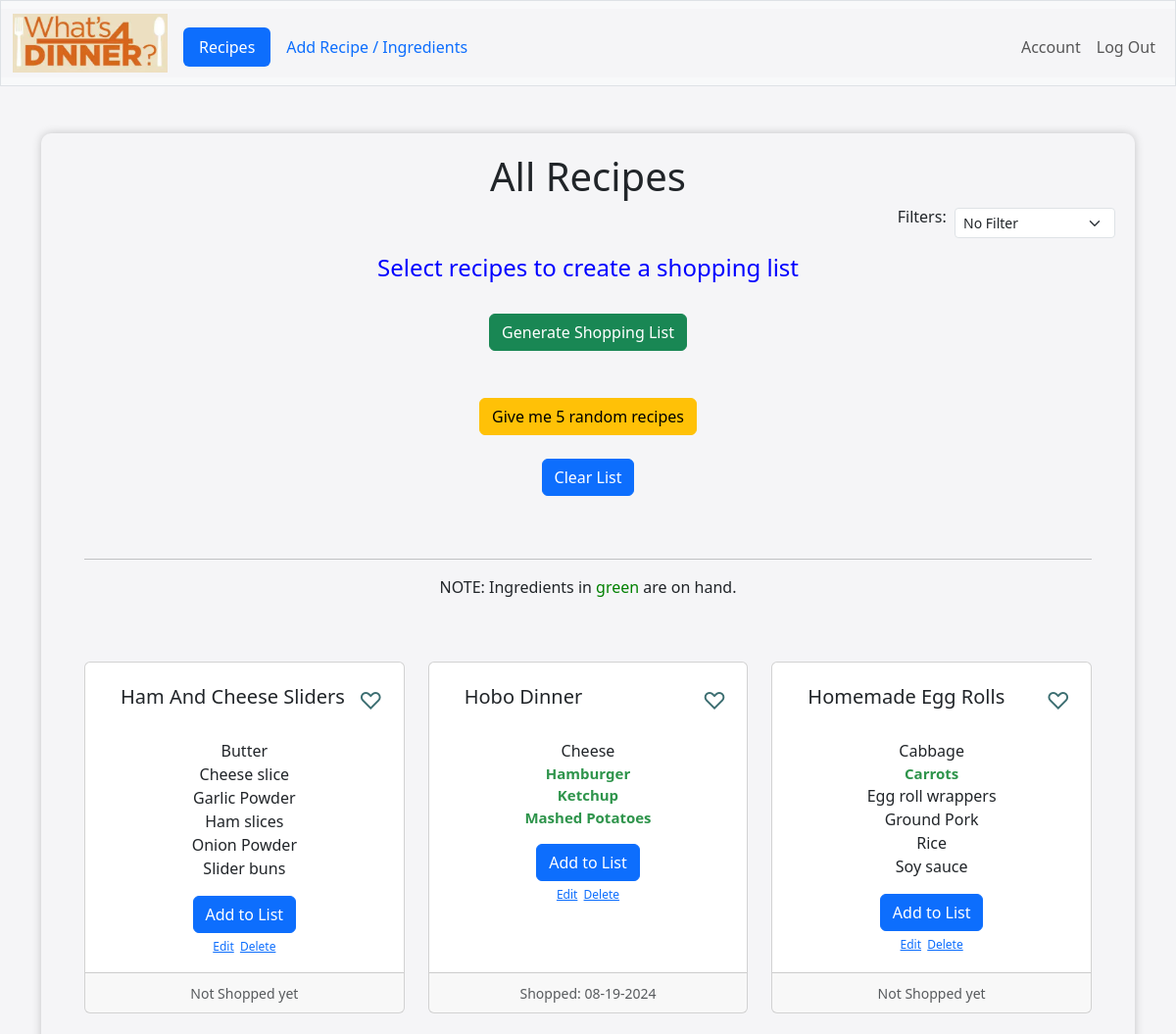
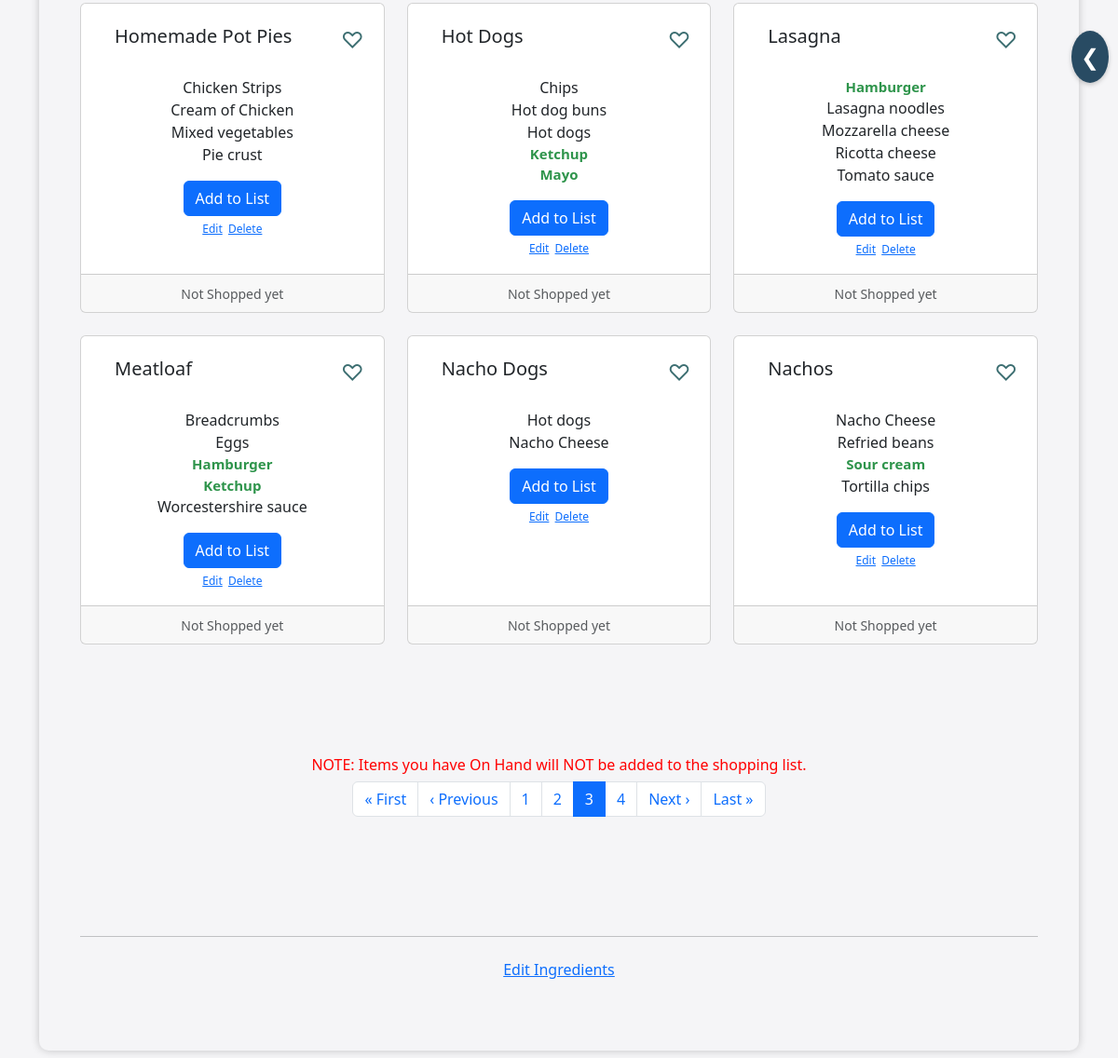
Screenshot of /?page=3 (signed in) with the database file from the repository (2 pictures, top to bottom).
### tables this page shows
CREATE TABLE recipes (recipe_id INTEGER PRIMARY KEY NOT NULL, name TEXT NOT NULL, added_by TEXT, date_added DATE);

CREATE TABLE "ingredients" (
    ingredient_id INTEGER PRIMARY KEY,
    name TEXT UNIQUE
);

### app.py (the view)
@app.route("/", methods=["GET", "POST"])
@login_required
def index():
    user_info = db.execute("SELECT username FROM users WHERE id = ?", session["user_id"])
    username = user_info[0]['username'] if user_info else ''
    user_id = session["user_id"]
    all_ingredients = db.execute("SELECT * FROM ingredients ORDER BY name")
    ingredients_on_hand = db.execute("SELECT * FROM on_hand WHERE user_id = ?", session["user_id"])
    recipes = db.execute("SELECT * FROM recipes ORDER BY name")
    total_count = db.execute("SELECT recipe_id, COUNT(ingredient_id) AS ingredient_count FROM relate GROUP BY recipe_id")
    last_shopped_dates = db.execute("SELECT recipes.recipe_id, MAX(last_shopped.date_shopped) as last_shopped_date FROM recipes LEFT JOIN last_shopped ON recipes.recipe_id = last_shopped.recipe_id WHERE user_id = ? GROUP BY recipes.recipe_id", user_id)
    last_shopped_dict = {item['recipe_id']: item['last_shopped_date'] for item in last_shopped_dates}
    today = date.today().strftime('%m-%d-%Y')
    fav_store = db.execute("SELECT store FROM fav_store WHERE user_id = ?", user_id)
    if fav_store:
        session['selected_store'] = fav_store[0]['store']
    else:
        session['selected_store'] = 'walmart'
    if request.method == "POST":
        recipe_id = request.form.get('recipe_id')
        recipe_name = request.form.get('recipe_name')
        if recipe_id:
            if 'selected_recipes' not in session:
                session['selected_recipes'] = []
            if not any(r['id'] == recipe_id for r in session['selected_recipes']):
                session['selected_recipes'].append({'id': recipe_id, 'name': recipe_name})
            return jsonify(success=True)
        selected_recipes = session.get('selected_recipes', [])
        if 'selected_recipes' in request.form and not selected_recipes:
            flash("Please select recipes to generate a shopping list.", "error")
            return redirect("/")
        selected_recipe_ids = [recipe['id'] for recipe in selected_recipes if isinstance(recipe, dict) and 'id' in recipe]
        if selected_recipe_ids:
            placeholders = ', '.join(['?'] * len(selected_recipe_ids))
            ingredients = db.execute("SELECT * FROM ingredients i JOIN relate r ON i.ingredient_id = r.ingredient_id WHERE r.recipe_id IN ({})".format(placeholders), *selected_recipe_ids)
            session['selected_ingredients'] = [dict(ingredient) for ingredient in ingredients]
            return redirect('shopping_list')
        seven_days_ago = datetime.now() - timedelta(days=7)
        formatted_date = seven_days_ago.strftime('%m-%d-%Y')
        db.execute("DELETE FROM on_hand WHERE user_id = ? AND date_updated < ?", session["user_id"], formatted_date)
        if 'ingredient_name' in request.form:
            ingredient_name = request.form.get("ingredient_name").title()
            existing = db.execute("SELECT * FROM on_hand WHERE ingredient_name = ?", ingredient_name)
            if existing:
                flash("Ingredient already on hand", "error")
                return redirect("/")
            check_ingredient = db.execute("SELECT * FROM Ingredients WHERE name = ?", ingredient_name)
            if not check_ingredient:
                flash("Ingredient name must be in ingredient list", "error")
                return redirect("/")
            db.execute("INSERT OR REPLACE INTO on_hand (user_id, ingredient_name, date_updated) VALUES (?, ?, ?)", user_id, ingredient_name, today)
            flash("On hand Ingredient Added", "success")
            return redirect("/")
    else:
        selected_recipes = session.get('selected_recipes', [])
        filter_type = request.args.get('filter', 'no_filter')  # Default to 'no_filter'
        filter_titles = {
        'no_filter': 'All Recipes',
        'on_hand': 'Recipes with Some Ingredients On Hand',
        'all_on_hand': 'Recipes with All Ingredients On Hand',
        'last_week': 'Recipes Shopped in the last 7 days',
        'last_month': 'Recipes sopped in the Last 30 Days',
        'only_faves': 'My Favorite Recipes'
        }
        title = filter_titles.get(filter_type, 'All Recipes')
        no_filter = filter_type == 'no_filter'
        some_on_hand = filter_type == 'on_hand'
        all_on_hand = filter_type == 'all_on_hand'
        last_week = filter_type == 'last_week'
        last_month = filter_type == 'last_month'
        only_faves = filter_type == 'only_faves'
        total_count = db.execute("SELECT recipe_id, COUNT(ingredient_id) AS ingredient_count FROM relate GROUP BY recipe_id")
        total_count_dict = {item['recipe_id']: item['ingredient_count'] for item in total_count}
        on_hand_count = db.execute("SELECT recipe_id , COUNT(ingredient_id) AS on_hand_count FROM relate WHERE ingredient_id IN(SELECT ingredient_id FROM ingredients WHERE name IN (SELECT ingredient_name FROM on_hand WHERE user_id = ?)) GROUP BY recipe_id", user_id)
        on_hand_count_dict = {item['recipe_id']: item['on_hand_count'] for item in on_hand_count}
        if some_on_hand:
            user_recipes = db.execute("SELECT r.*, COUNT(distinct oi.ingredient_name) AS on_hand_count FROM recipes r JOIN relate rel ON r.recipe_id = rel.recipe_id JOIN ingredients i ON i.ingredient_id = rel.ingredient_id LEFT JOIN on_hand oi ON i.name = oi.ingredient_name AND oi.user_id = ? WHERE r.recipe_id IN ( SELECT recipe_id FROM relate JOIN ingredients ON relate.ingredient_id = ingredients.ingredient_id WHERE ingredients.name IN (SELECT ingredient_name FROM on_hand WHERE user_id = ?)) GROUP BY r.recipe_id ORDER BY COUNT(distinct oi.ingredient_name) DESC", user_id, user_id)
        elif all_on_hand:
            user_recipes = db.execute("SELECT * FROM recipes")
            user_recipes = [recipe for recipe in user_recipes if recipe['recipe_id'] in total_count_dict and total_count_dict[recipe['recipe_id']] == on_hand_count_dict.get(recipe['recipe_id'], 0)]
        elif last_week:
            user_recipes = db.execute("SELECT * FROM recipes WHERE recipe_id IN (SELECT recipe_id FROM last_shopped WHERE user_id = ? AND DATETIME(SUBSTR(date_shopped, 7, 4) || '-' || SUBSTR(date_shopped, 1, 2) || '-' || SUBSTR(date_shopped, 4, 2)) >= DATETIME('now', '-7 days')) ORDER BY name", user_id)
        elif last_month:
            user_recipes = db.execute("SELECT * FROM recipes WHERE recipe_id IN (SELECT recipe_id FROM last_shopped WHERE user_id = ? AND DATETIME(SUBSTR(date_shopped, 7, 4) || '-' || SUBSTR(date_shopped, 1, 2) || '-' || SUBSTR(date_shopped, 4, 2)) <= DATETIME('now', '-30 days')) ORDER BY name", user_id)
        elif only_faves:
            user_recipes = db.execute("SELECT * FROM recipes WHERE recipe_id IN (SELECT recipe_id FROM prefer WHERE user_id = ?)ORDER BY name", user_id)
        else:
            user_recipes = db.execute("SELECT * FROM recipes ORDER BY name")
        page = request.args.get('page', 1, type=int)
        per_page = 9  # Number of recipes per page
        start = (page - 1) * per_page
        end = start + per_page
        paginated_recipes = user_recipes[start:end]
        total_pages = (len(user_recipes) + per_page - 1) // per_page
        seven_days_ago = datetime.now() - timedelta(days=7)
        formatted_date = seven_days_ago.strftime('%m-%d-%Y')
        db.execute("DELETE FROM on_hand WHERE user_id = ? AND date_updated < ?", session["user_id"], formatted_date)
        favorite_ids = db.execute("SELECT recipe_id FROM prefer WHERE user_id = ?", session["user_id"])
        favorite_recipe_ids = {fav['recipe_id'] for fav in favorite_ids}
        recipe_ingredients = {}
        on_hand_ingredients_set = {ingredient['ingredient_name'] for ingredient in ingredients_on_hand}
        on_hand_ingredient_names = {ingredient['ingredient_name'] for ingredient in ingredients_on_hand}
        for recipe in user_recipes:
            recipe_id = recipe['recipe_id']
            ingredients = db.execute("SELECT i.name FROM ingredients i JOIN relate r ON i.ingredient_id = r.ingredient_id WHERE r.recipe_id = ? ORDER BY i.name", recipe_id)
            recipe_ingredients[recipe_id] = ingredients
            recipe['on_hand_count'] = sum(ingredient['name'] in on_hand_ingredients_set for ingredient in ingredients)
        return render_template("index.html", username=username, recipes=paginated_recipes, page=page, total_pages=total_pages, favorites=favorite_recipe_ids, recipe_ingredients=recipe_ingredients, ingredients_on_hand=ingredients_on_hand, all_ingredients=all_ingredients, title=title, no_filter=no_filter, some_on_hand=some_on_hand, all_on_hand=all_on_hand, last_week=last_week, last_month=last_month, only_faves=only_faves, on_hand_ingredient_names=on_hand_ingredient_names, last_shopped=last_shopped_dict, selected_recipes=selected_recipes)

### app.py (called while the page is built)
@app.after_request
def after_request(response):
    response.headers["Cache-Control"] = "no-cache, no-store, must-revalidate"
    response.headers["Expires"] = 0
    response.headers["Pragma"] = "no-cache"
    return response

### helpers.py (called while the page is built)
def login_required(f):
    @wraps(f)
    def decorated_function(*args, **kwargs):
        if session.get("user_id") is None:
            return redirect("/login")
        return f(*args, **kwargs)
    return decorated_function

### templates/index.html (shortened to what this page needs)
{% extends "layout.html" %}
{% block main %}
<div class="header">
    <h1>{{ title }}</h1>
</div>
<div class="d-flex justify-content-end">
    <h6>Filters: &nbsp;</h6>
    <form id="filterForm" action="/" method="get" class="form-inline">
        <select class="form-select form-select-sm" name="filter" aria-label="multiple select example" onchange="this.form.submit()">
            <option value="no_filter" {{ 'selected' if no_filter }}>No Filter</option>
        </select>
    </form>
</div>
<div class="col-12 mt-3">
    <h4 id="selectedRecipesHeader" style="color:blue;">Select recipes to create a shopping list</h4>
</div>
<form id="recipeForm" action="/" method="post">
<br>
    <button class="btn btn-success" type="submit">Generate Shopping List</button>
</form>
<br>
<br>
<form action="/random_recipes" method="post">
    <button type="submit" class="btn btn-warning">Give me 5 random recipes</button>
</form>
<form action="/clear_list" method="post">
    <button type="submit" class="btn btn-primary mt-4">Clear List</button>
</form>
<div class="container px-4 py-5" id="recipes">
    <hr>
    <p>NOTE: Ingredients in <span style="color: green;">green</span> are on hand.</p>
    {% if recipes %}
        <div class="row g-4 py-5 row-cols-1 row-cols-lg-3">
            {% for recipe in recipes %}
                <div class="col">
                    <div class="card h-100">
                        <div class="card-body">
                            <div style="display: flex; align-items: center; justify-content: space-between;">
                                <h5 class="card-title" style="margin-left: 20px;">{{ recipe['name'] }}</h5>
                                <span class="heart-icon" style="margin-left: auto; padding: 5px;" onclick="toggleFavorite({{ recipe['recipe_id'] }}, '{{ recipe['name'] }}', this)">
                                    {% if recipe['recipe_id'] in favorites %}
                                        &#9829;
                                    {% else %}
                                        &#9825;
                                    {% endif %}
                                </span>
                            </div>
                            <p class="card-text">
                                {% for ingredient in recipe_ingredients[recipe['recipe_id']] %}
                                {% if ingredient['name'] in on_hand_ingredient_names %}
                                    <li class="centered-ingredients on-hand-highlight">{{ ingredient['name'] }}</li>
                                {% else %}
                                    <li class="centered-ingredients">{{ ingredient['name'] }}</li>
                                {% endif %}
                                {% endfor %}
                            </p>
                            <p class="card-text">
                                <button type="button" class="btn btn-primary" onclick="addRecipeToSessionAndUI({{ recipe['recipe_id'] }}, '{{ recipe['name'] }}')">Add to List</button>
                                <br>
                                <button type="button" class="btn btn-link btn-sm" data-toggle="modal" data-target="#recipeModal{{ recipe['recipe_id'] }}" style="padding-top: 0;">Edit</button>
                                <button type="button" class="btn btn-link btn-sm" data-toggle="modal" data-target="#confirmationModal" onclick="setFormAction('/remove_recipe/{{ recipe['recipe_id'] }}', 'Are you sure you want to delete {{ recipe['name'] }}?')" style="padding: 0;">Delete</button>
                            </p>
                        </div>
                        <div class="card-footer">
                            <small class="text-muted">
                                {% if last_shopped[recipe['recipe_id']] %}
                                Shopped: {{ last_shopped[recipe['recipe_id']] }}
                            {% else %}
                                Not Shopped yet
                            {% endif %}
                        </small>
                        </div>
                    </div>
                </div>
{% endfor %}
</div>
{% else %}
    <h4 style="color: red;">No Recipes Found</h4>
{% endif %}
<br>
<br>
<br>
<h6 style="color: red;"> NOTE: Items you have On Hand will NOT be added to the shopping list.</h6>
<nav>
    <ul class="pagination pagination-custom">
        {% if page > 1 %}
            <li class="page-item">
                <a class="page-link" href="{{ url_for('index', page=1) }}">« First</a>
            </li>
            <li class="page-item">
                <a class="page-link" href="{{ url_for('index', page=page-1) }}">‹ Previous</a>
            </li>
        {% endif %}
                {% for p in range(1, total_pages + 1) %}
                <li class="page-item {% if p == page %}active{% endif %}">
                    <a class="page-link" href="{{ url_for('index', page=p) }}">{{ p }}</a>
                </li>
            {% endfor %}
        {% if page < total_pages %}
            <li class="page-item">
                <a class="page-link" href="{{ url_for('index', page=page+1) }}">Next ›</a>
            </li>
            <li class="page-item">
                <a class="page-link" href="{{ url_for('index', page=total_pages) }}">Last »</a>
            </li>
        {% endif %}
    </ul>
</nav>
<br>
<br>
<br>
    <br>
<hr>
<a href="/ingredients" class="btn btn-link">Edit Ingredients</a>
</div>
{% endblock %}

### static/styles.css (style rules this page uses)
.container, .main-content, .sidebar, .modal-content { background-color: #f5f5f7; }
.pagination-custom { display: flex; justify-content: center; list-style: none; padding-left: 0; }
.centered-ingredients { text-align: center; display: flex; align-items: center; justify-content: center; }
.btn.btn-link.btn-sm { font-size: 12px; padding: 0; line-height: 1; }
.on-hand-highlight { font-size: 15px; color: #2e944b; font-weight: bold }
.heart-icon { cursor: pointer; color: #3C6E71; font-size: 24px; }

### rows the page displays
recipes: name "Ham And Cheese Sliders", shows "Not Shopped yet"
ingredients: name "Butter"
ingredients: name "Cheese slice"
ingredients: name "Garlic Powder"
ingredients: name "Ham slices"
ingredients: name "Onion Powder"
ingredients: name "Slider buns"
recipes: name "Hobo Dinner", last_shopped "08-19-2024"
ingredients: name "Cheese"
ingredients: name "Hamburger"
ingredients: name "Ketchup"
ingredients: name "Mashed Potatoes"
recipes: name "Homemade Egg Rolls", shows "Not Shopped yet"
ingredients: name "Cabbage"
ingredients: name "Carrots"
ingredients: name "Egg roll wrappers"
ingredients: name "Ground Pork"
ingredients: name "Rice"
ingredients: name "Soy sauce"
recipes: name "Homemade Pot Pies", shows "Not Shopped yet"
ingredients: name "Chicken Strips"
ingredients: name "Cream of Chicken"
ingredients: name "Mixed vegetables"
ingredients: name "Pie crust"
recipes: name "Hot Dogs", shows "Not Shopped yet"
ingredients: name "Chips"
ingredients: name "Hot dog buns"
ingredients: name "Hot dogs"
ingredients: name "Mayo"
recipes: name "Lasagna", shows "Not Shopped yet"
ingredients: name "Lasagna noodles"
ingredients: name "Mozzarella cheese"
ingredients: name "Ricotta cheese"
ingredients: name "Tomato sauce"
recipes: name "Meatloaf", shows "Not Shopped yet"
ingredients: name "Breadcrumbs"
ingredients: name "Eggs"
ingredients: name "Worcestershire sauce"
recipes: name "Nacho Dogs", shows "Not Shopped yet"
ingredients: name "Nacho Cheese"
recipes: name "Nachos", shows "Not Shopped yet"
ingredients: name "Refried beans"
ingredients: name "Sour cream"
ingredients: name "Tortilla chips"

### other values shown
{{ title }} "All Recipes"
{{ p }} "1" "2" "3" "4"
